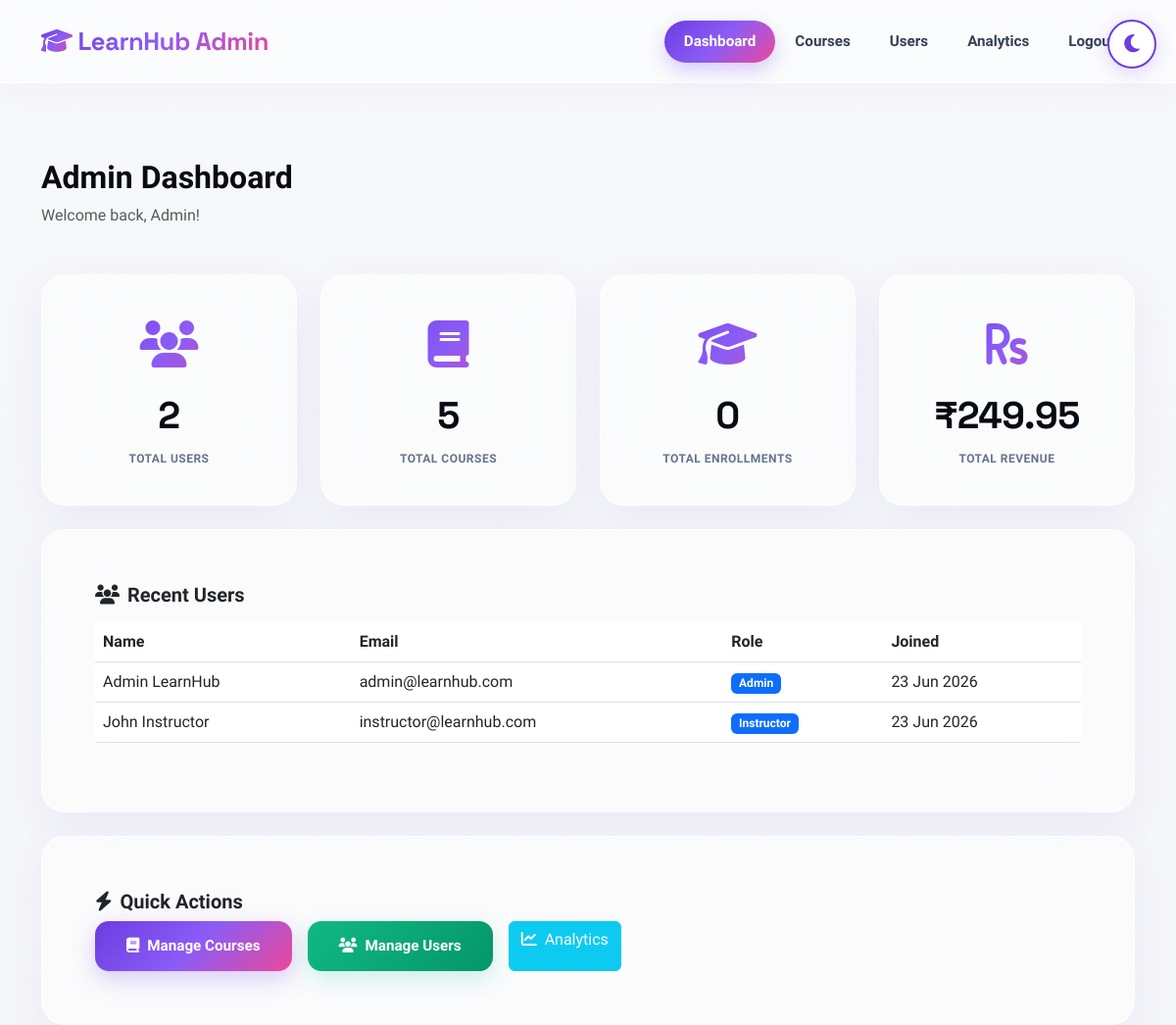
/admin/index.php (signed in), run on the app's committed database.
### tables this page shows
CREATE TABLE users (
    id INT PRIMARY KEY AUTO_INCREMENT,
    first_name VARCHAR(50) NOT NULL,
    last_name VARCHAR(50) NOT NULL,
    email VARCHAR(100) NOT NULL UNIQUE,
    password VARCHAR(255) NOT NULL,
    role ENUM('student', 'instructor', 'admin') DEFAULT 'student',
    profile_pic VARCHAR(255) DEFAULT 'default.png',
    phone VARCHAR(20),
    bio TEXT,
    is_verified BOOLEAN DEFAULT 0,
    otp VARCHAR(6),
    otp_expires DATETIME,
    reset_token VARCHAR(255),
    reset_expires DATETIME,
    created_at TIMESTAMP DEFAULT CURRENT_TIMESTAMP,
    updated_at TIMESTAMP DEFAULT CURRENT_TIMESTAMP ON UPDATE CURRENT_TIMESTAMP
);

### admin/index.php (the view, shortened to what this page needs)
<?php
require_once '../config/database.php';
require_once 'admin-header.php';
$total_users = mysqli_fetch_assoc(mysqli_query($conn, "SELECT COUNT(*) as count FROM users"))['count'];
$total_courses = mysqli_fetch_assoc(mysqli_query($conn, "SELECT COUNT(*) as count FROM courses"))['count'];
$total_enrollments = mysqli_fetch_assoc(mysqli_query($conn, "SELECT COUNT(*) as count FROM enrollments"))['count'];
$total_revenue = mysqli_fetch_assoc(mysqli_query($conn, "SELECT SUM(price) as total FROM courses"))['total'] ?? 0;
$recent_users = mysqli_query($conn, "SELECT * FROM users ORDER BY created_at DESC LIMIT 5");
?>
<div class="row">
    <div class="col-12">
        <h2 class="fw-bold">Admin Dashboard</h2>
        <p class="text-muted">Welcome back, <?php echo htmlspecialchars($_SESSION['first_name']); ?>!</p>
    </div>
</div>
<div class="row g-4 mt-2">
    <div class="col-xl-3 col-md-6">
        <div class="stat-card">
            <div class="stat-icon"><i class="fas fa-users"></i></div>
            <h3><?php echo $total_users; ?></h3>
            <small>Total Users</small>
        </div>
    </div>
    <div class="col-xl-3 col-md-6">
        <div class="stat-card">
            <div class="stat-icon"><i class="fas fa-book"></i></div>
            <h3><?php echo $total_courses; ?></h3>
            <small>Total Courses</small>
        </div>
    </div>
    <div class="col-xl-3 col-md-6">
        <div class="stat-card">
            <div class="stat-icon"><i class="fas fa-graduation-cap"></i></div>
            <h3><?php echo $total_enrollments; ?></h3>
            <small>Total Enrollments</small>
        </div>
    </div>
    <div class="col-xl-3 col-md-6">
        <div class="stat-card">
            <div class="stat-icon"><i class="fas fa-rupee-sign"></i></div>
            <h3>₹<?php echo number_format($total_revenue, 2); ?></h3>
            <small>Total Revenue</small>
        </div>
    </div>
</div>
<div class="row mt-4">
    <div class="col-12">
        <div class="card form-card">
            <div class="card-body p-4">
                <h5 class="fw-bold"><i class="fas fa-users me-2"></i>Recent Users</h5>
                <div class="table-responsive mt-3">
                    <table class="table">
                        <thead>
                            <tr>
                                <th>Name</th>
                                <th>Email</th>
                                <th>Role</th>
                                <th>Joined</th>
                            </tr>
                        </thead>
                        <tbody>
                            <?php while ($user = mysqli_fetch_assoc($recent_users)): ?>
                            <tr>
                                <td><?php echo htmlspecialchars($user['first_name'] . ' ' . $user['last_name']); ?></td>
                                <td><?php echo htmlspecialchars($user['email']); ?></td>
                                <td><span class="badge bg-primary"><?php echo ucfirst($user['role']); ?></span></td>
                                <td><?php echo date('d M Y', strtotime($user['created_at'])); ?></td>
                            </tr>
                            <?php endwhile; ?>
                        </tbody>
                    </table>
                </div>
            </div>
        </div>
    </div>
</div>
<div class="row mt-4">
    <div class="col-12">
        <div class="card form-card">
            <div class="card-body p-4">
                <h5 class="fw-bold"><i class="fas fa-bolt me-2"></i>Quick Actions</h5>
                <div class="d-flex flex-wrap gap-3">
                    <a href="courses.php" class="btn btn-primary">
                        <i class="fas fa-book me-2"></i>Manage Courses
                    </a>
                    <a href="users.php" class="btn btn-success">
                        <i class="fas fa-users me-2"></i>Manage Users
                    </a>
                    <a href="analytics.php" class="btn btn-info text-white">
                        <i class="fas fa-chart-line me-2"></i>Analytics
                    </a>
                </div>
            </div>
        </div>
    </div>
</div>
<?php require_once 'admin-footer.php'; ?>

### assets/css/style.css (style rules this page uses)
:root { --primary: #6C3CE1; --primary-light: #8B5CF6; --primary-dark: #5B21B6; --secondary: #EC4899; --success: #10B981; --warning: #F59E0B; --danger: #EF4444; --gradient-primary: linear-gradient(135deg, #6C3CE1 0%, #8B5CF6 50%, #EC4899 100%); --gradient-accent: linear-gradient(135deg, #FF007A 0%, #7928CA 100%); --gradient-dark: linear-gradient(135deg, #03030A 0%, #0A0A1F 100%); --shadow: 0 12px 40px rgba(108, 60, 225, 0.08); --shadow-lg: 0 24px 64px rgba(108, 60, 225, 0.16); --shadow-glow: 0 0 30px rgba(139, 92, 246, 0.25); --radius: 24px; --radius-sm: 14px; --radius-pill: 9999px; --transition: all 0.4s cubic-bezier(0.16, 1, 0.3, 1); --bg-image-url: url('https://images.unsplash.com/photo-1522202176988-66273c2fd55f?q=80&w=2071&auto=format&fit=crop'); --panel-bg: rgba(255, 255, 255, 0.55); --panel-border: rgba(255, 255, 255, 0.7); --text-primary: #0A0A14; --text-secondary: #334155; --text-muted: #64748B; --border: rgba(108, 60, 225, 0.12); --input-bg: rgba(255, 255, 255, 0.85); }
* { margin: 0; padding: 0; box-sizing: border-box; }
html { scroll-behavior: smooth; min-height: 100vh; }
body { font-family: 'Plus Jakarta Sans', -apple-system, sans-serif; background: var(--gradient-dark); background-image: linear-gradient(rgba(240, 242, 245, 0.55), rgba(240, 242, 245, 0.65)), var(--bg-image-url); background-size: cover; background-position: center; background-attachment: fixed; min-height: 100vh; color: var(--text-primary) !important; padding-top: 90px; transition: var(--transition); overflow-x: hidden; display: flex; flex-direction: column; }
body::before { content: ''; position: fixed; top: 0; left: 0; width: 100%; height: 100%; z-index: -1; background-image: var(--bg-image-url); background-size: cover; background-position: center; background-attachment: fixed; opacity: 0.15; filter: brightness(1.4) saturate(1.1); pointer-events: none; }
.form-card { background: var(--panel-bg); border-radius: var(--radius); border: 1px solid var(--panel-border); box-shadow: var(--shadow); backdrop-filter: blur(30px); -webkit-backdrop-filter: blur(30px); padding: 30px; transition: var(--transition); }
.btn-primary, .btn-success, .btn-secondary { border: none; border-radius: var(--radius-sm); font-weight: 700; padding: 14px 32px; font-size: 0.95rem; transition: var(--transition); }
.btn-primary { background: var(--gradient-primary); color: white !important; box-shadow: 0 8px 24px rgba(108, 60, 225, 0.25); }
.btn-success { background: linear-gradient(135deg, #10B981 0%, #059669 100%); color: white !important; box-shadow: 0 8px 24px rgba(16, 185, 129, 0.2); }
.stat-card { background: var(--panel-bg); border-radius: var(--radius); padding: 36px 24px; text-align: center; border: 1px solid var(--panel-border); backdrop-filter: blur(30px); transition: var(--transition); box-shadow: var(--shadow); }
.stat-card .stat-icon { font-size: 3rem; margin-bottom: 12px; background: var(--gradient-primary); -webkit-background-clip: text; -webkit-text-fill-color: transparent; }
.stat-card h3 { font-family: 'Space Grotesk', sans-serif; font-size: 2.4rem; font-weight: 700; letter-spacing: -0.5px; }
.stat-card small { color: var(--text-muted) !important; font-weight: 600; text-transform: uppercase; font-size: 0.75rem; letter-spacing: 0.5px; }

### data on the page
users: first_name+last_name "Admin LearnHub", email "admin@learnhub.com", role "Admin", created_at "23 Jun 2026"
users: first_name+last_name "John Instructor", email "instructor@learnhub.com", role "Instructor", created_at "23 Jun 2026"

### other printed values
$_SESSION['first_name'] "Admin"
$total_users "2"
$total_courses "5"
$total_enrollments "0"
$total_revenue "249.95"
